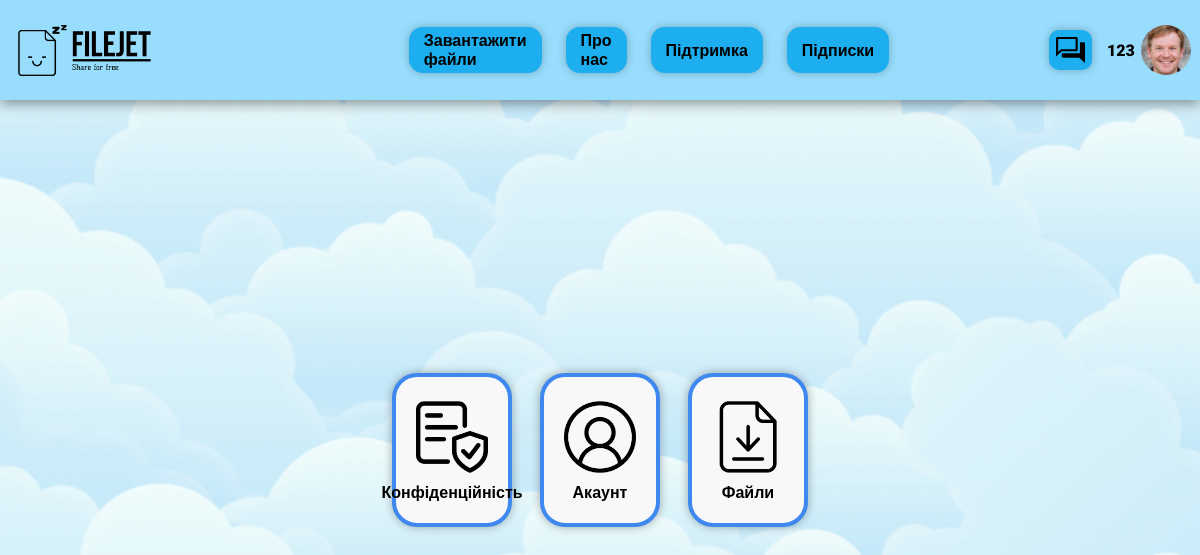
/documentation/ (signed in), run on the app's committed database.
### ProfileApp/models.py (models this page shows, shortened)
class Profile(models.Model):
    user = models.OneToOneField(User, on_delete=models.CASCADE)
    image = models.ImageField(upload_to='image/%Y/%m/%d', default="unregistered_user.png")
    total_size = models.IntegerField(default=104857600)
    used_size = models.IntegerField(default=0)
    procent_size = models.IntegerField(default=0)
    subscription = models.ForeignKey(Subscription, on_delete=models.CASCADE, to_field='id', default="1")
    authorised = models.BooleanField(default=False)

### DocumentationApp/views.py (the view)
# urls.py: path(r'', show_documentation, name='documentation'),
def show_documentation(request):
    return render(request, 'documentation.html')

### MainApp/templatetags/base.py (called while the page is built)
@register.simple_tag
def give_user(request):
    if request.user.is_authenticated:
        user = request.user
        profile = Profile.objects.get(user=user)
        return profile

@register.simple_tag
def give_chats(request):
    if request.user.is_authenticated:
        chats = Chat.objects.filter(send_user = request.user)
        chat_and_last_message_list = []
        for chat in chats:
            chat_and_last_message = []
            try:
                last_message = Message.objects.filter(chat = chat).order_by('pk').latest('pk')
            except Message.DoesNotExist:
                last_message = ''
            profile_image = Profile.objects.get(user = chat.send_user)
            chat_and_last_message.append(profile_image)
            chat_and_last_message.append(last_message)
            chat_and_last_message.append(chat)
            chat_and_last_message_list.append(chat_and_last_message)
        return chat_and_last_message_list

### DocumentationApp/templates/documentation.html (shortened to what this page needs)
{% extends 'base.html' %}
{% load static %}
{% block style %}<link rel="stylesheet" href="{% static 'css/main_documentation.css' %}">{% endblock %}
{% block content %}
<div class="content">
    <a href="{% url 'documentation_confident' %}"><div class="documentation"><img class="icon-doc" src="{% static 'image/confidentiality_icon.png' %}" alt=""> Конфіденційність</div></a>
    <a href="{% url 'documentation_account' %}"><div class="documentation"><img class="icon-doc" src="{% static 'image/account_icon.png' %}" alt=""> Акаунт</div></a>
    <a href="{% url 'documentation_files' %}"><div class="documentation"><img class="icon-doc" src="{% static 'image/file_icon.png' %}" alt=""> Файли</div></a>
</div>
{% endblock %}

### MainApp/templates/base.html (shortened to what this page needs)
<html lang="en">
    {% load static %}
    {% load base %}
    {% give_user request as profile %}
    {% give_chats request as chat_and_last_message_list_header %}
<head>
    <link rel="stylesheet" href="{% static 'css/base.css' %}">
    {% block style %} {% endblock %}
</head>
<body>
    <header>
        <div id="left-header-side">
            <p><a href="{% url 'main' %}"><img class="logo" src="{% static 'images/header-logo.png' %}" alt="Логотип компанії"></a></p>
        </div>
        <div class="navigation_buttons">
            <a href="{% url 'upload_file' %}">Завантажити файли</a>
            <a href="{% url 'about_us' %}">Про нас</a>
            <a href="{% url 'documentation' %}">Підтримка</a>
            <a href="{% url 'subscription' %}">Підписки</div></a>
        <div class="no_account">
            {% if profile %}
            <button class="H-modal-button" onclick="openModalHeader('header-modal')"><img src="{% static 'images/chat_icon.svg' %}" alt="Чат"></button>
            <a href="{% url 'profile' %}">
                {{ profile.user.username }}
                {% if profile.image %}
                <img class="image_account" src="{{ profile.image.url }}" alt="Нема аккаунту">
                {% else %}
                <img class="image_account" src="{% static 'images/unregistrate_user.png' %}" alt="Нема аккаунту">
                {% endif %}
            </a>
            {% endif %}
        </div>
    </header>
    {% block content %}{% endblock %}
</body>
</html>

### MainApp/static/css/base.css (style rules this page uses)
* { padding: 0; margin: 0; font-family: 'Roboto', sans-serif; font-weight: 900; }
body { width: 100%; height: 100%; display: flex; flex-flow: column; }
a, a:hover, a:visited, a:active { color: inherit; text-decoration: none; }
header { display: flex; flex-direction: row; justify-content: space-between; align-items: center; width: 100%; height: 100px; background: #98DDFC; box-shadow: 0px 4px 12px rgba(0, 0, 0, 0.4); flex: 0 1 auto; }
#left-header-side { height: 60%; padding-left: 1.5%; gap: 2%; display: flex; justify-content: space-between; width: 20%; align-items: center; }
.logo { height: 85%; }
.navigation_buttons { display: flex; flex-direction: row; justify-content: center; align-items: center; padding: 0px 0px; gap: 5%; width: 40%; height: 100%; flex: none; }
.navigation_buttons a { display: flex; justify-content: center; align-items: center; padding: 3px 15px; height: 40%; background: #1CAEEF; box-shadow: 0px 0px 8px rgba(0, 0, 0, 0.25); border-radius: 14px; transition: 200ms ease-in; }
.no_account { display: flex; flex-direction: row; justify-content: center; align-items: center; padding: 5px 20px; gap: 15px; width: 10%; height: 100%; border-radius: 10px; }
.no_account a { display: flex; flex-direction: row; justify-content: center; align-items: center; height: 100%; gap: 6px; border-radius: 10px; }
.image_account { box-sizing: border-box; object-fit: contain; height: 50%; border-radius: 100%; }
.H-modal-button { display: flex; justify-content: center; align-items: center; height: 40%; padding: 7px; cursor: pointer; font-size: 18px; border: none; background: #1CAEEF; box-shadow: 0px 0px 8px rgba(0, 0, 0, 0.25); border-radius: 10px; }
.H-modal-button img { height: 100%; object-fit: contain; }

### DocumentationApp/static/css/main_documentation.css (style rules this page uses)
.content { box-sizing: border-box; display: flex; flex-direction: row; justify-content: center; align-items: center; gap: 28px; height: 100%; flex: 1 1 auto; order: 1; align-self: stretch; }
.content a { width: 10%; }
.documentation { box-sizing: border-box; display: flex; flex-direction: column; justify-content: center; align-items: center; padding: 24px 20px 21px; gap: 10px; width: 100%; background: #F8F8F8; border: 4px solid #3E88EF; box-shadow: 0px 0px 10px rgba(0, 0, 0, 0.32); border-radius: 25px; }
.icon-doc { width: 100%; object-fit: contain; }

### data on the page
Profile: user.username "123", image (picture)
